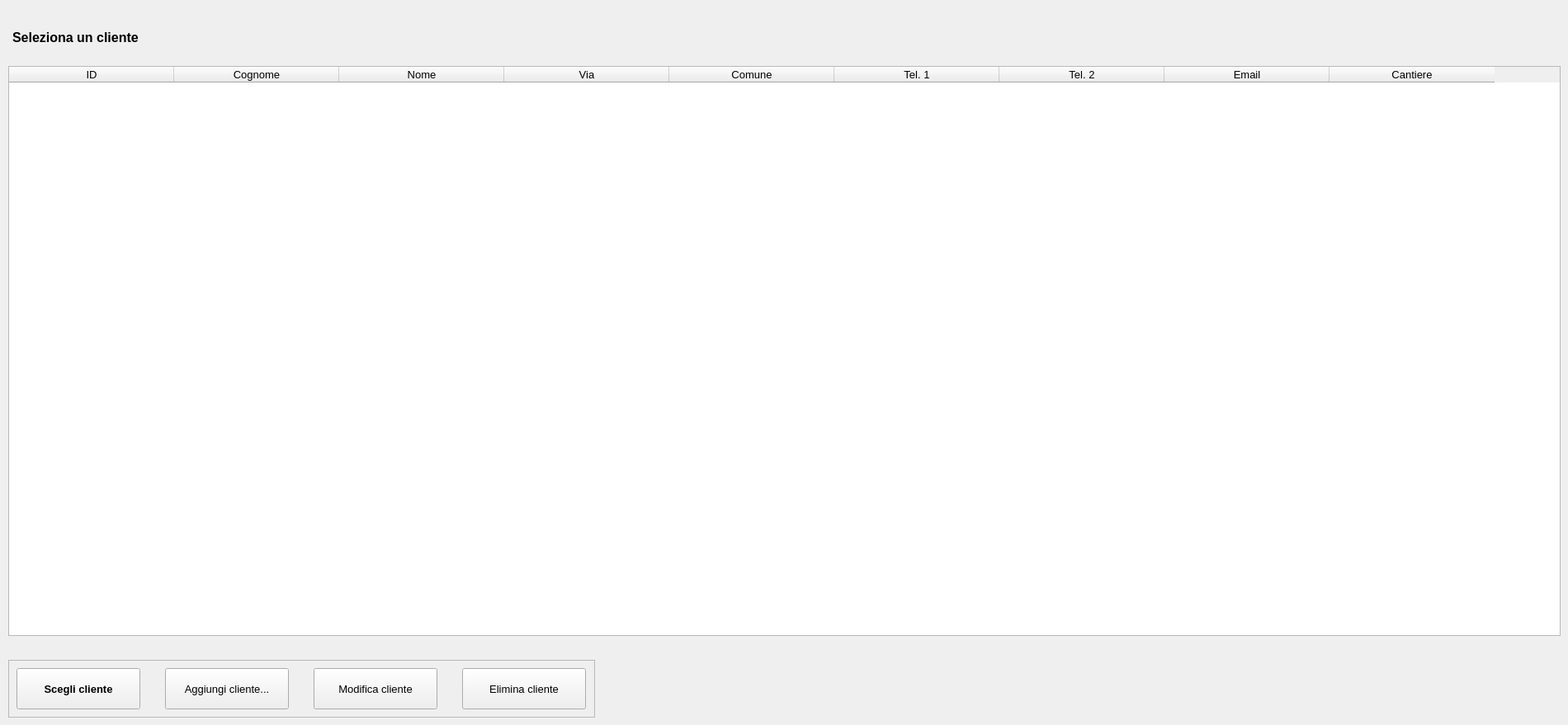
    <widget class="QWidget" name="pag_1">
     <widget class="QTableWidget" name="tab_clienti">
      <property name="enabled">
       <bool>true</bool>
      </property>
      <property name="geometry">
       <rect>
        <x>10</x>
        <y>80</y>
        <width>1881</width>
        <height>691</height>
       </rect>
      </property>
      <property name="font">
       <font>
        <pointsize>10</pointsize>
       </font>
      </property>
      <property name="frameShape">
       <enum>QFrame::StyledPanel</enum>
      </property>
      <property name="frameShadow">
       <enum>QFrame::Sunken</enum>
      </property>
      <property name="sizeAdjustPolicy">
       <enum>QAbstractScrollArea::AdjustToContents</enum>
      </property>
      <property name="editTriggers">
       <set>QAbstractItemView::NoEditTriggers</set>
      </property>
      <property name="alternatingRowColors">
       <bool>true</bool>
      </property>
      <property name="selectionMode">
       <enum>QAbstractItemView::SingleSelection</enum>
      </property>
      <property name="selectionBehavior">
       <enum>QAbstractItemView::SelectRows</enum>
      </property>
      <property name="iconSize">
       <size>
        <width>0</width>
        <height>0</height>
       </size>
      </property>
      <property name="gridStyle">
       <enum>Qt::DotLine</enum>
      </property>
      <property name="sortingEnabled">
       <bool>true</bool>
      </property>
      <attribute name="horizontalHeaderCascadingSectionResizes">
       <bool>true</bool>
      </attribute>
      <attribute name="horizontalHeaderDefaultSectionSize">
       <number>200</number>
      </attribute>
      <attribute name="verticalHeaderVisible">
       <bool>false</bool>
      </attribute>
      <column>
       <property name="text">
        <string>ID</string>
       </property>
      </column>
      <column>
       <property name="text">
        <string>Cognome</string>
       </property>
      </column>
      <column>
       <property name="text">
        <string>Nome</string>
       </property>
      </column>
      <column>
       <property name="text">
        <string>Via</string>
       </property>
      </column>
      <column>
       <property name="text">
        <string>Comune</string>
       </property>
      </column>
      <column>
       <property name="text">
        <string>Tel. 1</string>
       </property>
      </column>
      <column>
       <property name="text">
        <string>Tel. 2</string>
       </property>
      </column>
      <column>
       <property name="text">
        <string>Email</string>
       </property>
      </column>
      <column>
       <property name="text">
        <string>Cantiere</string>
       </property>
      </column>
     </widget>
     <widget class="QLabel" name="label_2">
      <property name="geometry">
       <rect>
        <x>15</x>
        <y>30</y>
        <width>170</width>
        <height>30</height>
       </rect>
      </property>
      <property name="font">
       <font>
        <pointsize>12</pointsize>
        <weight>75</weight>
        <bold>true</bold>
       </font>
      </property>
      <property name="text">
       <string>Seleziona un cliente</string>
      </property>
     </widget>
     <widget class="QFrame" name="frame_2">
      <property name="geometry">
       <rect>
        <x>10</x>
        <y>800</y>
        <width>711</width>
        <height>70</height>
       </rect>
      </property>
      <property name="frameShape">
       <enum>QFrame::StyledPanel</enum>
      </property>
      <property name="frameShadow">
       <enum>QFrame::Plain</enum>
      </property>
      <widget class="QPushButton" name="btn_edit_cliente">
       <property name="enabled">
        <bool>true</bool>
       </property>
       <property name="geometry">
        <rect>
         <x>370</x>
         <y>10</y>
         <width>150</width>
         <height>50</height>
        </rect>
       </property>
       <property name="font">
        <font>
         <pointsize>10</pointsize>
         <weight>50</weight>
         <bold>false</bold>
        </font>
       </property>
       <property name="cursor">
        <cursorShape>PointingHandCursor</cursorShape>
       </property>
       <property name="text">
        <string>Modifica cliente</string>
       </property>
      </widget>
      <widget class="QPushButton" name="btn_scegli_cliente">
       <property name="geometry">
        <rect>
         <x>10</x>
         <y>10</y>
         <width>150</width>
         <height>50</height>
        </rect>
       </property>
       <property name="font">
        <font>
         <pointsize>10</pointsize>
         <weight>75</weight>
         <bold>true</bold>
        </font>
       </property>
       <property name="cursor">
        <cursorShape>PointingHandCursor</cursorShape>
       </property>
       <property name="text">
        <string>Scegli cliente</string>
       </property>
      </widget>
      <widget class="QPushButton" name="btn_agg_cliente">
       <property name="enabled">
        <bool>true</bool>
       </property>
       <property name="geometry">
        <rect>
         <x>190</x>
         <y>10</y>
         <width>150</width>
         <height>50</height>
        </rect>
       </property>
       <property name="font">
        <font>
         <pointsize>10</pointsize>
         <weight>50</weight>
         <bold>false</bold>
        </font>
       </property>
       <property name="cursor">
        <cursorShape>PointingHandCursor</cursorShape>
       </property>
       <property name="text">
        <string>Aggiungi cliente...</string>
       </property>
      </widget>
      <widget class="QPushButton" name="btn_canc_cliente">
       <property name="enabled">
        <bool>true</bool>
       </property>
       <property name="geometry">
        <rect>
         <x>550</x>
         <y>10</y>
         <width>150</width>
         <height>50</height>
        </rect>
       </property>
       <property name="font">
        <font>
         <pointsize>10</pointsize>
         <weight>50</weight>
         <bold>false</bold>
        </font>
       </property>
       <property name="cursor">
        <cursorShape>PointingHandCursor</cursorShape>
       </property>
       <property name="text">
        <string>Elimina cliente</string>
       </property>
      </widget>
     </widget>
    </widget>
